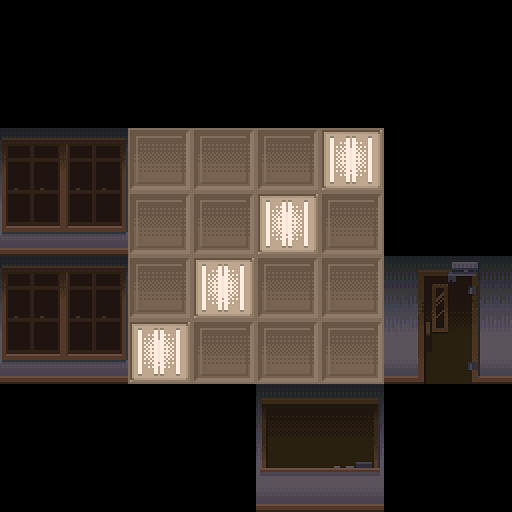

Rendered tile map (Tiled .tmx) drawn with the repository's tilesets; below, a short description and the full map source, tile grids included:
An orthogonal 4x4 tile map with 128x128 px tiles, 3 tile layers (Floor, Ceiling, Walls) and 5 objects (Spawn, ActivateEast, Enter).

<map version="1.5" tiledversion="1.7.2" orientation="orthogonal" renderorder="right-down" width="4" height="4" tilewidth="128" tileheight="128" infinite="0" nextlayerid="8" nextobjectid="37">
 <properties>
  <property name="AmbientLight" type="float" value="0.25" />
  <property name="Name" value="Art Class" />
  <property name="Wall" value="ClassroomWall" />
 </properties>
 <tileset firstgid="1" source="Walls.tsx" />
 <layer id="1" name="Floor" width="4" height="4">
  <data encoding="csv">
0,0,0,0,
0,4,4,0,
0,4,4,0,
0,0,0,0
</data>
 </layer>
 <layer id="3" name="Ceiling" width="4" height="4">
  <data encoding="csv">
0,0,0,0,
0,11,9,0,
0,9,11,0,
0,0,0,0
</data>
 </layer>
 <layer id="4" name="Walls" width="4" height="4">
  <data encoding="csv">
0,0,0,0,
13,0,0,0,
13,0,0,6,
0,0,3,0
</data>
 </layer>
 <objectgroup id="2" name="Spawns">
  <object id="36" name="Default" type="Spawn" x="256" y="256" width="128" height="128">
   <properties>
    <property name="Direction" value="West" />
   </properties>
  </object>
 </objectgroup>
 <objectgroup id="5" name="Events">
  <object id="32" name="Door to Foyer" type="ActivateEast" x="384" y="256" width="128" height="128">
   <properties>
    <property name="Script" value="ChangeMap SchoolOrigin FromClass4" />
   </properties>
  </object>
  <object id="34" name="SaveClassmates" type="Enter" x="256" y="256" width="128" height="128">
   <properties>
    <property name="DisableIf" value="SaveFriends" />
    <property name="Script">Conversation CrystalStart
Encounter Alien3 NoFlee
SetFlag SaveFriends True
DisableEvent
Conversation CrystalEnd</property>
   </properties>
  </object>
 </objectgroup>
 <objectgroup id="6" name="Lighting">
  <object id="29" x="128" y="256" width="128" height="128" />
  <object id="30" x="256" y="128" width="128" height="128" />
 </objectgroup>
 <objectgroup id="7" name="Walls" />
</map>
